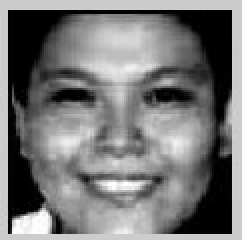
%> input picture Dataset/Training_database/a/10.png, 126 x 125 px (shown 2 times larger); its folder holds only this picture in this run
$ octave HOG_feature_extraction.m   (GNU Octave 9; MATLAB toolbox functions it lacks are replaced by stand-ins)
%> lines starting %> are read from the running program, lines starting %| are printed output that depends on the picture
clc;
clear;
close all;
warning off all;
fea=[];
group=[];

folder=dir('C:\Users\kukre\Desktop\I.T. Guy\Major Project\Major2\Training_database');
%%
count=0;
%%
faceDetector = vision.CascadeObjectDetector();  % viola jone algorithm

for mn=3:length(folder)    % mn:3:5
    count=count+1;
    address=strcat('C:\Users\kukre\Desktop\I.T. Guy\Major Project\Major2\Training_database\',folder(mn).name,'\*.png');
    address1=strcat('C:\Users\kukre\Desktop\I.T. Guy\Major Project\Major2\Training_database\',folder(mn).name,'\*.jpg');
    folder(mn).name
    files=dir(address);
    files=[files; dir(address1)];
    num=numel(files);
% [5 lines of commented-out code are left out]

    for i=1:num

        files(i).name

        str=strcat('C:\Users\kukre\Desktop\I.T. Guy\Major Project\Major2\Training_database\',folder(mn).name,'\',files(i).name);
        im=imread(str);
%> im is the input picture: size 125x126x3 uint8; min 0, max 255, mean 128.8
        imshow(im)
        pause(.1)
        im=imresize(im,[512 512]);
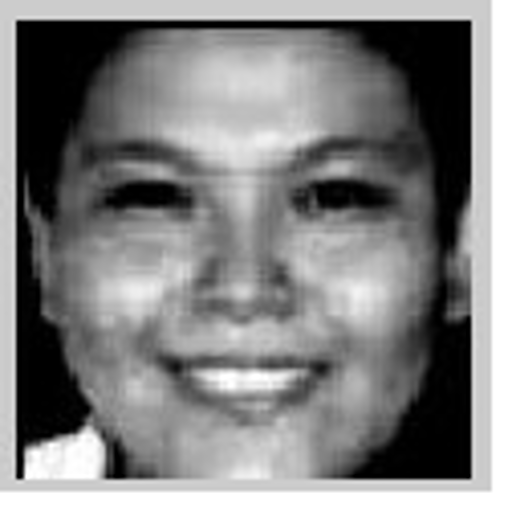
%> im: size 512x512x3 uint8; min 0, max 255, mean 128.9
        imshow(im)
        pause(.1)
        bbox = step(faceDetector, im);  % 4 point x,y,w,h
%> bbox = [46 46 394 394]
        if numel(bbox)== 4
            face=imcrop(im,bbox);
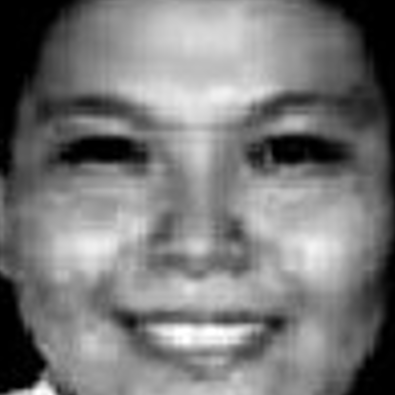
%> face: size 395x395x3 uint8; min 0, max 255, mean 120.4
            imshow(face)
        pause(.1)
            face=imresize(face,[50 50]);
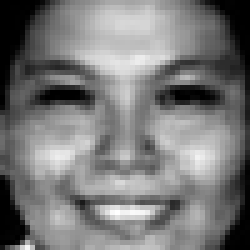
%> face: size 50x50x3 uint8 (shown 5 times larger); min 0, max 255, mean 120.5
            imshow(face)
           figure
%> (the run ends here)

$ run again, on Dataset/Training_database/c/16.png
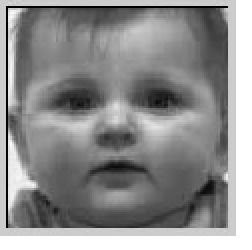
%> input picture Dataset/Training_database/c/16.png, 126 x 125 px (shown 2 times larger)
%> im is the input picture: size 125x126x3 uint8; min 0, max 255, mean 142.4
%> `im=imresize(im,[512 512]);`:
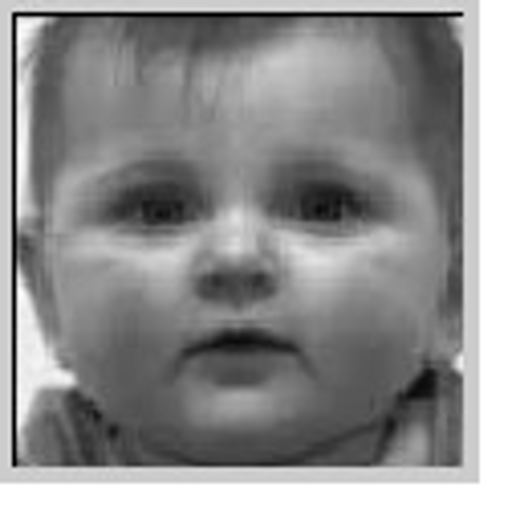
%> im: size 512x512x3 uint8; min 0, max 255, mean 142.4
%> bbox = [29 31 422 422]
%> `face=imresize(face,[50 50]);`:
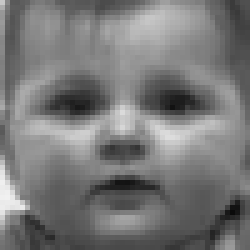
%> face: size 50x50x3 uint8 (shown 5 times larger); min 11, max 241, mean 120.1

$ run again, on Dataset/Training_database/a/11.png
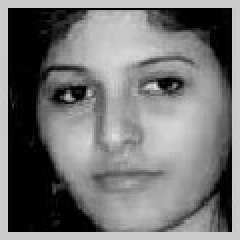
%> input picture Dataset/Training_database/a/11.png, 126 x 125 px (shown 2 times larger)
%> im is the input picture: size 125x126x3 uint8; min 0, max 255, mean 129.4
%> `im=imresize(im,[512 512]);`:
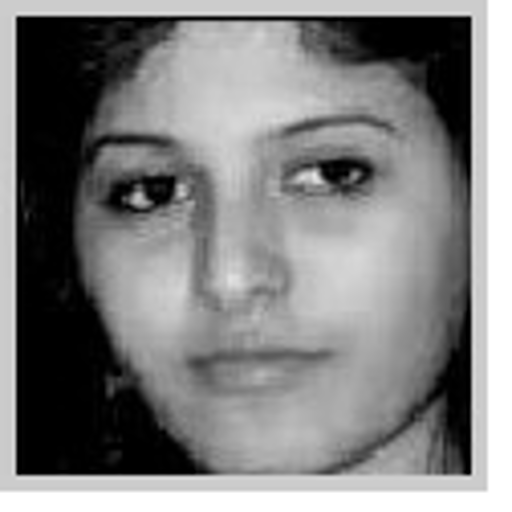
%> im: size 512x512x3 uint8; min 0, max 255, mean 129.5
%> bbox = [44 43 395 395]
%> `face=imresize(face,[50 50]);`:
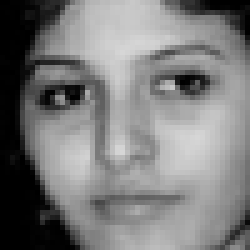
%> face: size 50x50x3 uint8 (shown 5 times larger); min 0, max 214, mean 123.3
